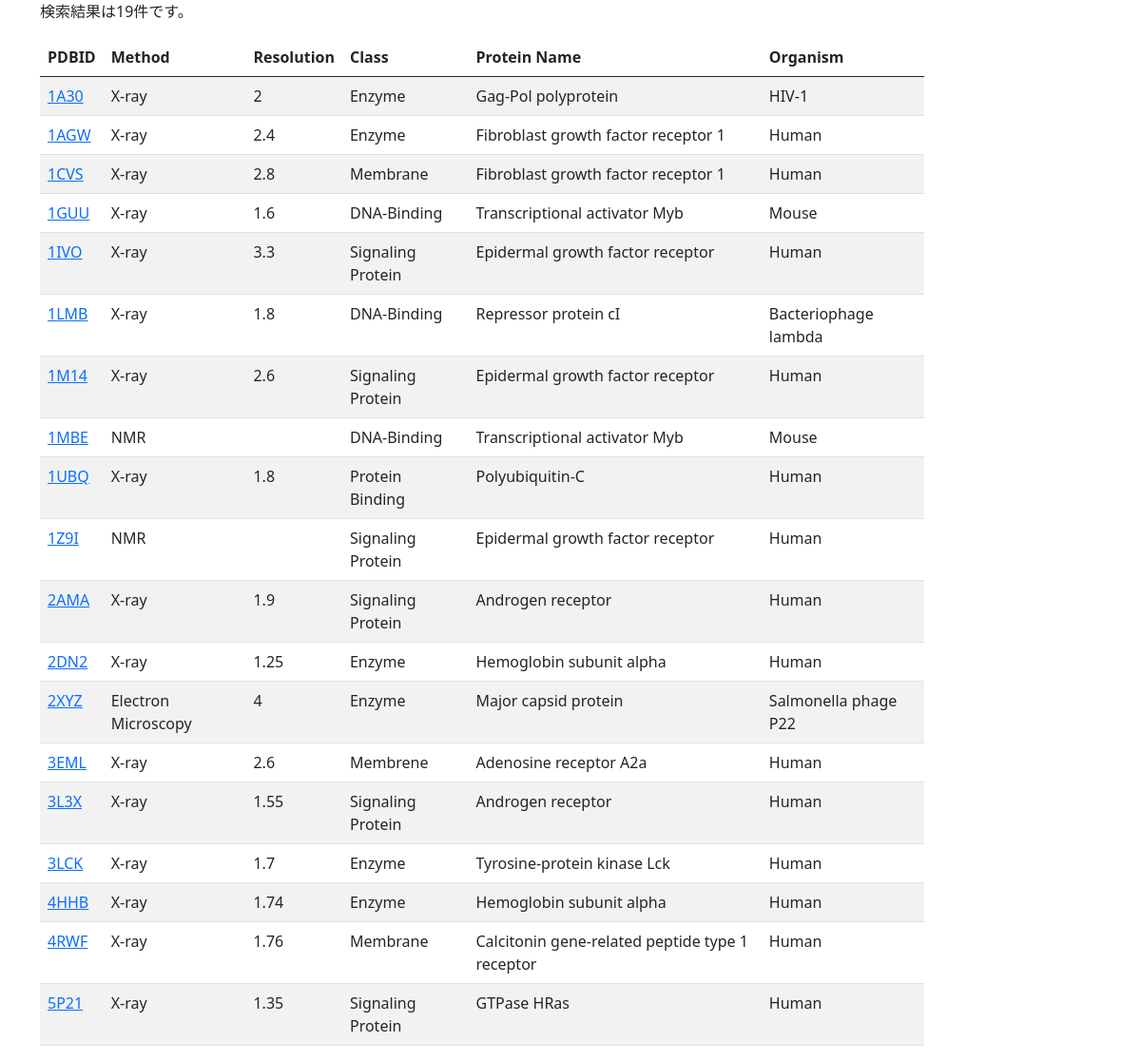
Page /html/examples/search_get_with_link_bs.php on the earlier database version.
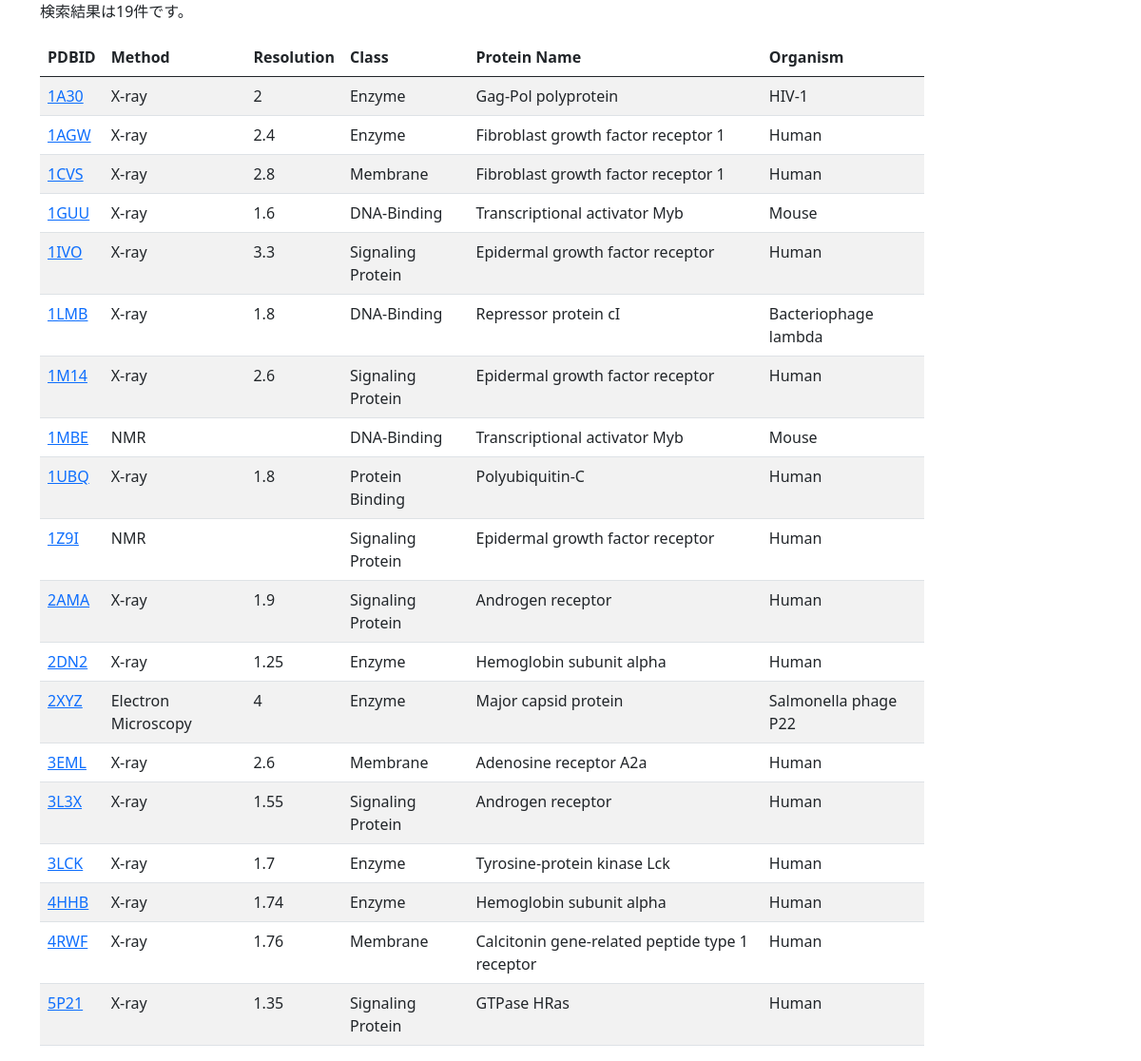
Same page on the later database version.
### tables this page shows
create table PDB(pdbID char(4) not null,
				method char(20) not null,
				resolution float,
				chain char(20) not null,
                positions char(10) not null,
				deposited date not null,      
                class char(30),
                url text,                     
		 		primary key(PDBID));

create table Protein(proteinID int not null auto_increment,  
	            	name char(50) not null,
		    		organism char(30) not null,
		    		len int not null,
					fav int not null,
		    		primary key(proteinID));

### html/examples/search_get_with_link_bs.php (the view, shortened to what this page needs)
<!DOCTYPE html>
<html lang="ja">
<head>
  <link href="https://cdn.jsdelivr.net/npm/bootstrap@5.0.2/dist/css/bootstrap.min.css" rel="stylesheet">
</head>
<body>
<?php
require('login.php');
$id = (isset($_GET['id']) && $_GET['id'] !== "") ? $_GET['id'] : "%";
$name = (isset($_GET['name']) && $_GET['name'] !== "") ? $_GET['name'] : "%";
$class = (isset($_GET['class']) && $_GET['class'] !== "") ? $_GET['class'] : "%";
$org = (isset($_GET['org']) && $_GET['org'] !== "") ? $_GET['org'] : "%";
$sql = "
select PDB.pdbID, PDB.method, PDB.resolution,PDB.class, Protein.name, Protein.organism
from PDB natural join PDB2Protein natural join Protein
where (PDB.pdbID like :id)
and (PDB.class like :class)
and (Protein.name like :name)
and (Protein.organism like :org)
";
try{
        $stmh=$pdo->prepare($sql);
	$stmh->bindvalue(":id","%{$id}%",PDO::PARAM_STR);
        $stmh->bindvalue(":class","%{$class}%",PDO::PARAM_STR);
	$stmh->bindvalue(":name","%{$name}%",PDO::PARAM_STR);
	$stmh->bindvalue(":org","%{$org}%",PDO::PARAM_STR);
        $stmh->execute();
        $count=$stmh->rowCount();
} catch(PDOException $Exception){
        die("DB検索エラー:".$Exception->getMessage());
}
?>
<div class="container">
  <div class="col-10">
        <p>検索結果は<?=$count?>件です。</p>
<table class="table table-striped">
<thead>
<tr><th>PDBID</th><th>Method</th><th>Resolution</th><th>Class</th><th>Protein Name</th><th>Organism</th></tr>
</thead>
<tbody>
<?php
$result=$stmh->fetchAll(PDO::FETCH_ASSOC);
foreach($result as $row) {
	print "<tr><td>";
	print "<a href='./link2pdb_bs.php?pdbID=".htmlspecialchars($row["pdbID"],ENT_QUOTES)."'>";
	print htmlspecialchars($row["pdbID"],ENT_QUOTES);
	print "</a>";
	print "</td><td>";
        print htmlspecialchars($row["method"],ENT_QUOTES);
        print "</td><td>";
        print htmlspecialchars($row["resolution"],ENT_QUOTES);
	print "</td><td>";
	print htmlspecialchars($row["class"],ENT_QUOTES);
	print "</td><td>";
	print htmlspecialchars($row["name"],ENT_QUOTES);
	print "</td><td>";
	print htmlspecialchars($row["organism"],ENT_QUOTES);
	print "</td></tr>\n";
}
?>
</tbody></table>
  </div>
</div>
</body>
</html>

Differences in the rows shown:
changed pdb "3EML": class "Membrene" → "Membrane"
